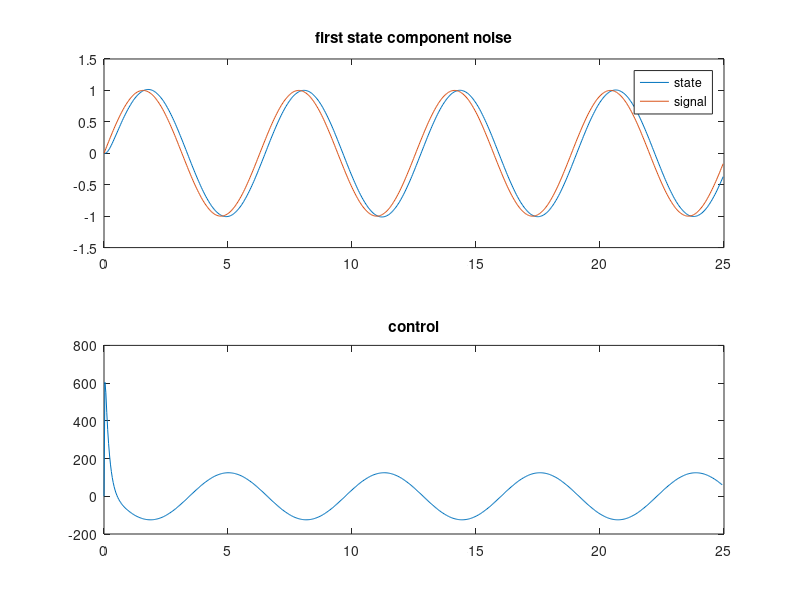

This figure's MATLAB source:
clear all;
clc;

%% 6)	Show examples (Matlab and Simulink) on the performance of one (two?) PID used to do the same task

% Continuous time system

Ac = [-0.1 -0.12
      -0.3 -0.012];
Bc = [0 
      -0.07];
C = eye(2);
D = zeros(2,1);

sampleTime=0.03704;
horizon=25;

x0=[0
    0];
sysc = ss(Ac,Bc,C,D);
sysd=c2d(sysc,sampleTime);
Ad=sysd.A;
Bd=sysd.B;

t=0:sampleTime:horizon;
nSamples=length(t);

x_track=sin(t);
x(:,1)=x0;

%track x1
Kp=120;
Ki=30;
Kd=600;

%track x2
% Kp=-80;
% Ki=1;
% Kd=6;

previousError = 0;
integral = 0;
for i=1:nSamples-1
%example of PID control on the temperature without noise
  error = x_track(:,i) - x(1,i);
  integral = integral + error*sampleTime;
  derivative = (error - previousError)/sampleTime;
  u(:,i) = Kp*error + Ki*integral + Kd*derivative;
  previousError = error;
  
  %evolution of the system
  x(:,i+1)=Ad*x(:,i)+Bd*u(:,i);
end

%plotting simulation
subplot(2,1,1);
plot(t,x(1,:));
hold on;
plot(t,x_track(1,:));
hold off;
title('first state component noise');
legend('state','signal');

subplot(2,1,2);
plot(t(1:end-1),u(1,:));
title('control');
